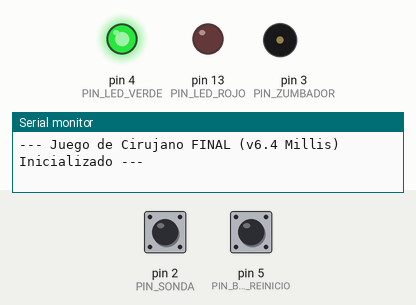
A sketch run on a simulated Arduino Uno, built with avr-gcc and run on an emulated ATmega328P. On the bench: output pins drawn as LEDs (lit = HIGH), buzzer (waves = sounding), the last lines printed to the serial monitor. The test bench sets the inputs (shaded band); at power-on: pin 2 (PIN_SONDA) HIGH, pin 5 (PIN_BOTON_REINICIO) HIGH.

Above: at 1.4 s.
1.5 s: pin 2 (PIN_SONDA) pulled LOW for 1 s
At 1.6 s:
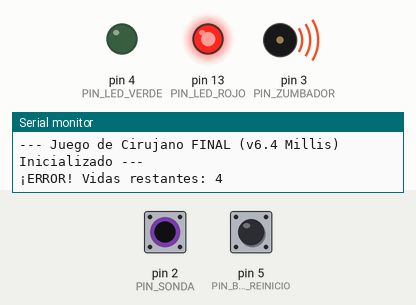
4.5 s: pin 2 (PIN_SONDA) pulled LOW for 0.15 s
At 6.1 s:
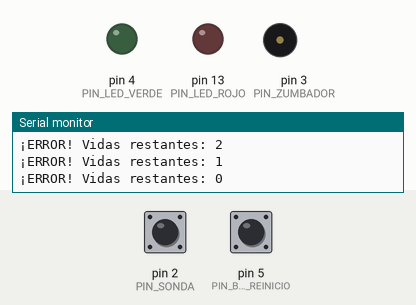
7.5 s: pin 5 (PIN_BOTON_REINICIO) pulled LOW for 3.2 s
At 9.85 s:
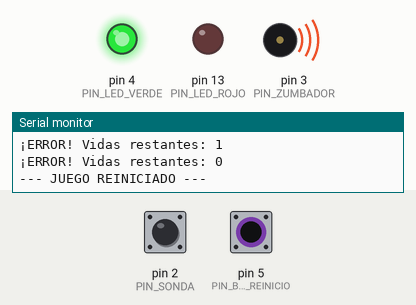
12.2 s: pin 2 (PIN_SONDA) pulled LOW for 3.2 s
At 18.4 s:
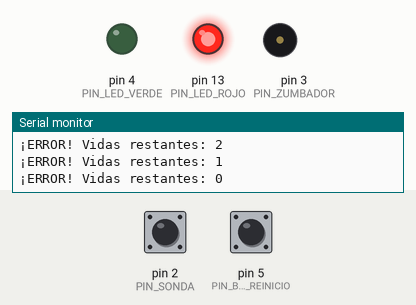
Timing chart, 0 to 19.5 s (numbered marks = the images above; inputs shaded):
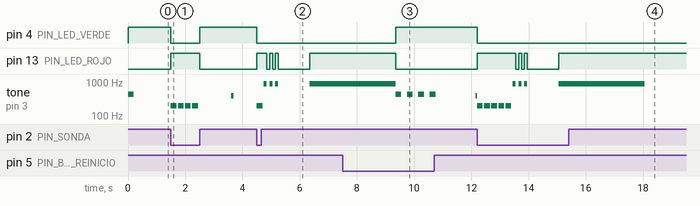

Measured:
- after the input at 1.5 s, pin 4 (PIN_LED_VERDE): HIGH → LOW at once, → HIGH 1.0 s later; pin 13 (PIN_LED_ROJO): LOW → HIGH at once, → LOW 1.0 s later
- after the input at 4.5 s, pin 4 (PIN_LED_VERDE): HIGH → LOW at once; pin 13 (PIN_LED_ROJO): LOW → HIGH at once, then repeats every 0.20 s: LOW 0.10 s, HIGH 0.10 s
- after the input at 7.5 s, pin 4 (PIN_LED_VERDE): LOW → HIGH after 1.9 s; pin 13 (PIN_LED_ROJO): HIGH → LOW after 1.9 s
- after the input at 12.2 s, pin 4 (PIN_LED_VERDE): HIGH → LOW at once; pin 13 (PIN_LED_ROJO): LOW → HIGH at once, then repeats every 0.20 s: LOW 0.10 s, HIGH 0.10 s
- by itself, tone on pin 3 (PIN_ZUMBADOR): plays 200 Hz for 0.20 s, 200 Hz for 0.20 s, 200 Hz for 0.20 s, 200 Hz for 0.20 s, 200 Hz for 0.20 s, 880 Hz for 0.10 s … (9 notes in this stretch)

The sketch:

operandoconvidas_PIA.ino
```cpp
// ------------------------------------
// PINES DEL JUEGO DE CIRUJANO
// ------------------------------------
const int PIN_SONDA = 2;        // Entrada: Sonda (Malla a GND con PULLUP)
const int PIN_ZUMBADOR = 3;     // SALIDA: Zumbador PASIVO
const int PIN_LED_VERDE = 4;    // SALIDA: LED Verde (Indicador de Vidas)
const int PIN_BOTON_REINICIO = 5; // ENTRADA: Botón de Reinicio (a GND)
const int PIN_LED_ROJO = 13;    // SALIDA: LED Rojo (Alarma y Game Over)

// ------------------------------------
// LÓGICA DEL JUEGO
// ------------------------------------
int vidasRestantes = 5;
bool alarmaActivada = false;

// ------------------------------------
// VARIABLES DE TIEMPO (Para el Monitor Cardíaco sin bloqueo)
// ------------------------------------
unsigned long tiempoUltimoBip = 0;
// Intervalo de pausa entre bips (1500 ms = 1.5 segundos)
const long INTERVALO_PAUSA_MS = 1500;
// Duración real que suena el bip (100 ms)
const int DURACION_BIP_MS = 100;
// Bandera para saber si el bip debe estar sonando ahora
bool bipActivo = false;

// ------------------------------------
// FUNCIONES DE SONIDO (Mantienen delay para su duración fija)
// ------------------------------------

void sonidoReinicio() {
  tone(PIN_ZUMBADOR, 440, 200);
  delay(200);
  noTone(PIN_ZUMBADOR);
}

void sonidoPerdidaVida() {
  tone(PIN_ZUMBADOR, 200, 200);
  delay(250);
  noTone(PIN_ZUMBADOR);
}

// Secuencia dramática de Game Over (Bip-Bip-Bip... Biiiiip)
void alarmaGameOver() {
  const int TONO_ALERTA = 880;
  const int DURACION_ALARMA_FINAL = 3000;
  const int PAUSAS = 3;

  // La alarma de Game Over es crítica y usa delay para asegurar la secuencia
  for (int i = 0; i < PAUSAS; i++) {
    tone(PIN_ZUMBADOR, TONO_ALERTA, 100);
    digitalWrite(PIN_LED_ROJO, HIGH);
    delay(100);
    noTone(PIN_ZUMBADOR);
    digitalWrite(PIN_LED_ROJO, LOW);
    delay(100);
  }

  delay(1000);

  tone(PIN_ZUMBADOR, TONO_ALERTA);
  digitalWrite(PIN_LED_ROJO, HIGH);
  delay(DURACION_ALARMA_FINAL);

  noTone(PIN_ZUMBADOR);
  digitalWrite(PIN_LED_ROJO, HIGH);
}

// ------------------------------------
// FUNCIÓN ESENCIAL SIN BLOQUEO
// ------------------------------------
void monitorBip() {
  const int TONO_BIP = 400; // Tono del monitor
  unsigned long tiempoActual = millis();

  // 1. Lógica para INICIAR el Bip: ¿Ha pasado suficiente tiempo de PAUSA?
  // NOTA: Se comprueba el tiempo total entre bips (INTERVALO_PAUSA_MS + DURACION_BIP_MS)
  if (!bipActivo && (tiempoActual - tiempoUltimoBip >= (INTERVALO_PAUSA_MS + DURACION_BIP_MS))) {
    // Es hora de iniciar un nuevo bip
    tone(PIN_ZUMBADOR, TONO_BIP);
    bipActivo = true;
    tiempoUltimoBip = tiempoActual; // Reinicia el tiempo de la duración del sonido
  }

  // 2. Lógica para DETENER el Bip: ¿Ha sonado el tiempo suficiente (DURACION_BIP_MS)?
  if (bipActivo && (tiempoActual - tiempoUltimoBip >= DURACION_BIP_MS)) {
    noTone(PIN_ZUMBADOR);
    bipActivo = false;
    tiempoUltimoBip = tiempoActual; // Reinicia el tiempo para la PAUSA
  }
}

// ------------------------------------
// FUNCIÓN PARA REINICIAR EL JUEGO
// ------------------------------------
void reiniciarJuego() {
  vidasRestantes = 5;
  noTone(PIN_ZUMBADOR);
  digitalWrite(PIN_LED_ROJO, LOW);
  digitalWrite(PIN_LED_VERDE, HIGH);
  alarmaActivada = false;
  bipActivo = false; // Reiniciar estado del bip
  tiempoUltimoBip = millis(); // Reiniciar tiempo del monitor
  sonidoReinicio();
  Serial.println("--- JUEGO REINICIADO ---");
}

// ------------------------------------
// SETUP
// ------------------------------------
void setup() {
  pinMode(PIN_ZUMBADOR, OUTPUT);
  pinMode(PIN_LED_ROJO, OUTPUT);
  pinMode(PIN_LED_VERDE, OUTPUT);
  pinMode(PIN_SONDA, INPUT_PULLUP);
  pinMode(PIN_BOTON_REINICIO, INPUT_PULLUP);

  reiniciarJuego();

  Serial.begin(9600);
  Serial.println("--- Juego de Cirujano FINAL (v6.4 Millis) Inicializado ---");
}

// ------------------------------------
// LOOP PRINCIPAL
// ------------------------------------
void loop() {
  int estadoBoton = digitalRead(PIN_BOTON_REINICIO);

  if (estadoBoton == LOW) {
    reiniciarJuego();
    delay(200);
    return;
  }

  int estadoContacto = digitalRead(PIN_SONDA);

  // Condición de error: Contacto con sonda Y no hay alarma activa Y quedan vidas
  if (estadoContacto == LOW && !alarmaActivada && vidasRestantes > 0) {

    // --- PÉRDIDA DE VIDA ---
    vidasRestantes--;
    alarmaActivada = true;
    Serial.print("¡ERROR! Vidas restantes: ");
    Serial.println(vidasRestantes);

    // Detenemos el bip del monitor
    noTone(PIN_ZUMBADOR);

    digitalWrite(PIN_LED_VERDE, LOW);
    digitalWrite(PIN_LED_ROJO, HIGH);

    sonidoPerdidaVida();

    // Desactivar Alarma y restaurar estados
    if (vidasRestantes > 0) {
      digitalWrite(PIN_LED_ROJO, LOW);
      digitalWrite(PIN_LED_VERDE, HIGH);
    } else {
      // Game Over: Ejecutamos la secuencia dramática de alarma
      alarmaGameOver();
    }

    alarmaActivada = false;
  }

  // -----------------------------------
  // 3. Mantiene el estado de Game Over y Controla el Bip
  // -----------------------------------
  if (vidasRestantes == 0) {
    digitalWrite(PIN_LED_ROJO, HIGH);
    digitalWrite(PIN_LED_VERDE, LOW);
    noTone(PIN_ZUMBADOR);
  } else if (!alarmaActivada) {
    // 4. SONIDO DEL MONITOR CARDÍACO SIN BLOQUEO
    monitorBip();
  }
}
```
